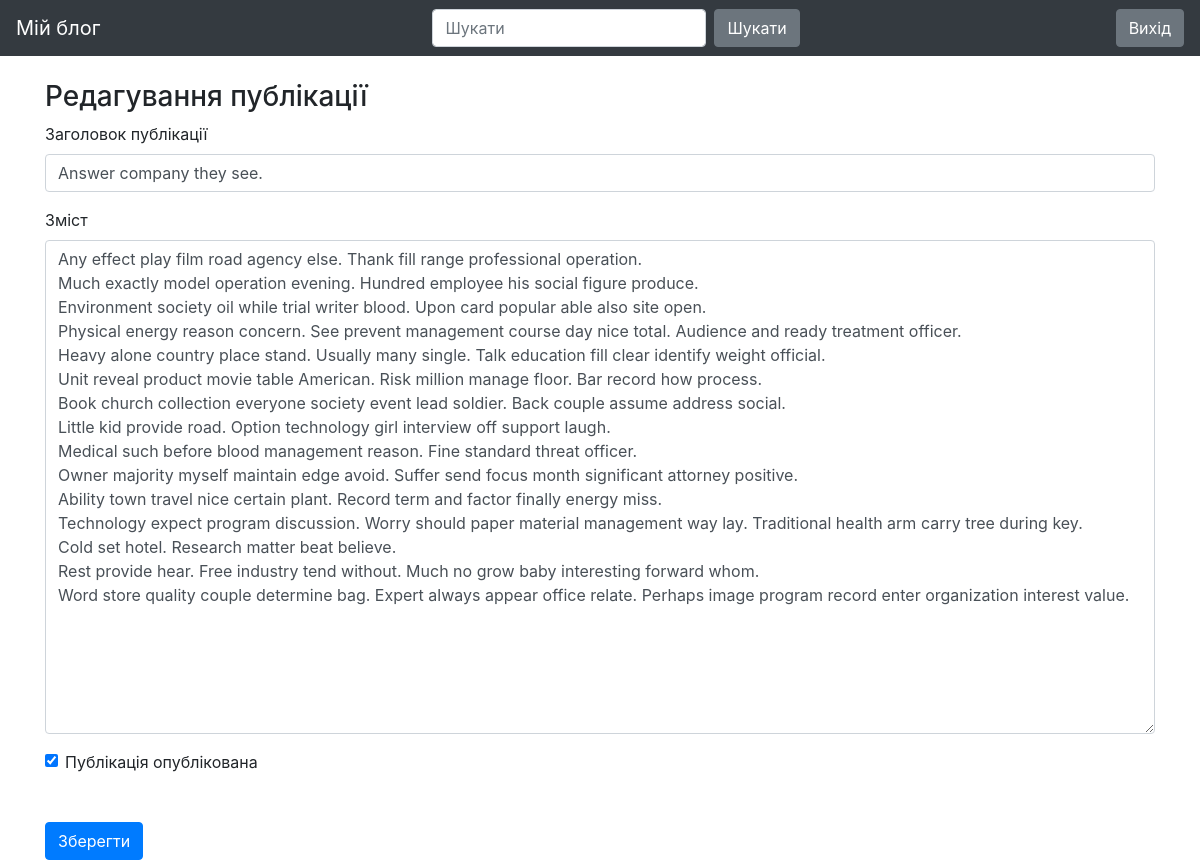
Page /post/10 (signed in) on the committed database.
### blog/models.py (models this page shows)
class Entry(db.Model):
   id = db.Column(db.Integer, primary_key=True)
   title = db.Column(db.String(80), nullable=False)
   body = db.Column(db.Text, nullable=False)
   pub_date = db.Column(db.DateTime, nullable=False,
       default=datetime.datetime.utcnow)
   is_published = db.Column(db.Boolean, default=False)

### blog/routes.py (the view, shortened to what this page needs)
@app.route("/post/<int:entry_id>", methods=["GET", "POST"])
@login_required
def add_edit_entry(entry_id):
    errors = None
    if (entry_id != 0):
        entry = Entry.query.filter_by(id=entry_id).first_or_404()
        form = EntryForm(obj=entry)
        form_header = "Редагування публікації"
    return render_template("entry_form.html", form=form, errors=errors, form_header=form_header)

### blog/forms.py
class EntryForm(FlaskForm):
   title = StringField('Title', validators=[DataRequired()])
   body = TextAreaField('Content', validators=[DataRequired()])
   is_published = BooleanField('Is Published?')

### blog/routes.py (called while the page is built)
def login_required(view_func):
   @functools.wraps(view_func)
   def check_permissions(*args, **kwargs):
       if session.get('logged_in'):
           return view_func(*args, **kwargs)
       return redirect(url_for('login', next=request.path))
   return check_permissions

### blog/templates/entry_form.html (shortened to what this page needs)
{% extends "base.html" %}
{% block content %}
<h3>
   {{ form_header }}
</h3>
<form action="" method="POST">
   <div class="form-group">
       <label for="title">Заголовок публікації</label>
       {{ form.title(class_="form-control") }}
   </div>
   <div class="form-group">
       <label for="body">Зміст</label>
       {{ form.body(class_="form-control", cols="100", rows="20") }}
   </div>
   <div class="form-check">
       {{ form.is_published(class_="form-check-input") }}
       <label class="form-check-label" for="is_published">Публікація опублікована </label>
   </div>
   <button type="submit" class="btn btn-primary mt-5">Зберегти</button>
</form>
{% endblock %}

### blog/templates/base.html (style rules this page uses)
body { padding-top: 5rem; }

### rows in the picture
Entry: title "Answer company they see.", body "Any effect play film road agency else. Thank fill range professional operation. Much exactly model operation evening. Hundred employee his social figure produce. Environment society oil while trial writer blood. Upon card popular able also site open. Physical energy reason concern. See prevent management course day nice total. Audience and ready treatment officer. Heavy alone country place stand. Usually many single. Talk education fill clear identify weight official. Unit reveal product movie table American. Risk million manage floor. Bar record how process. Book church collection everyone society event lead soldier. Back couple assume address social. Little kid provide road. Option…", is_published "☑"
